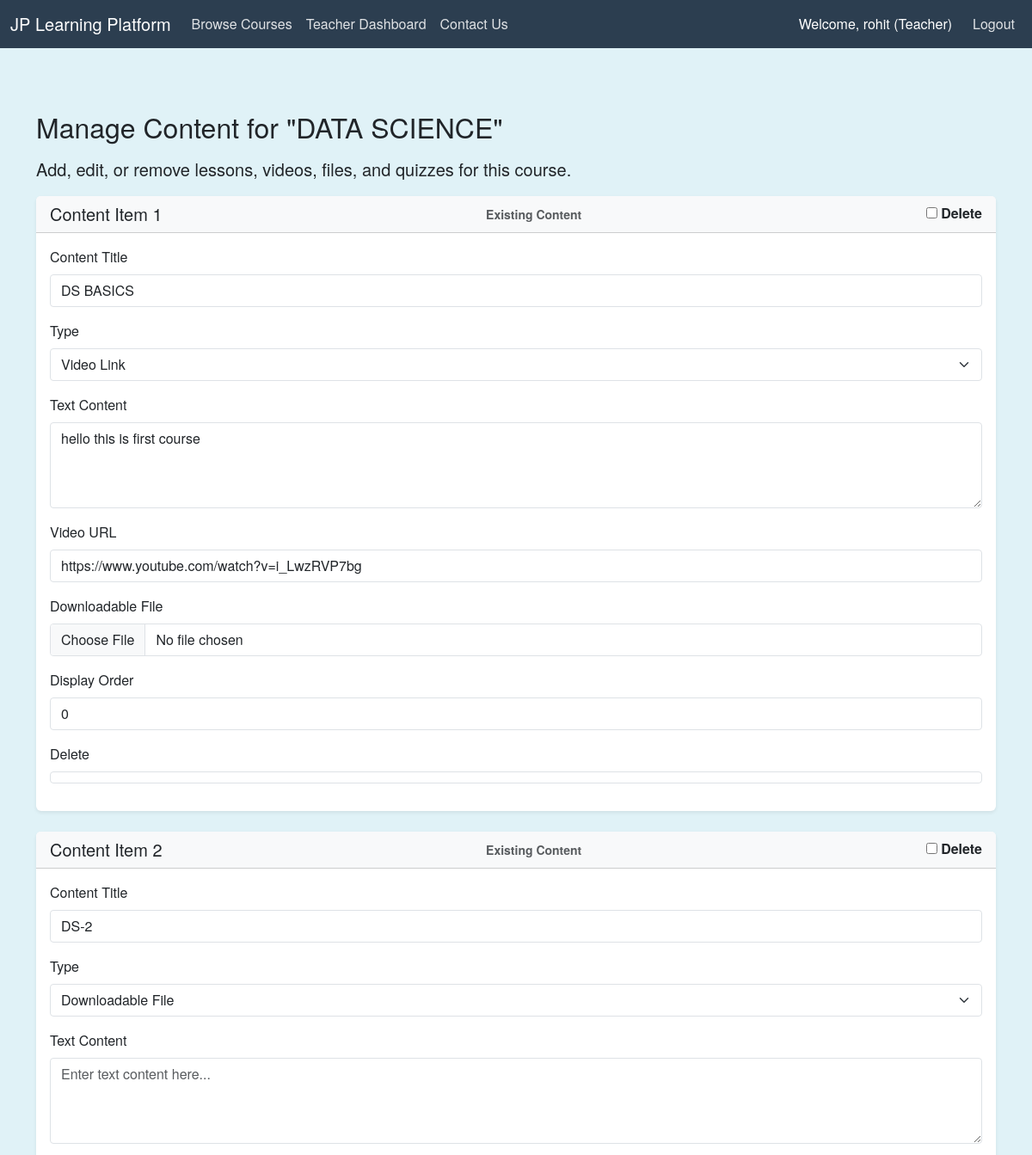
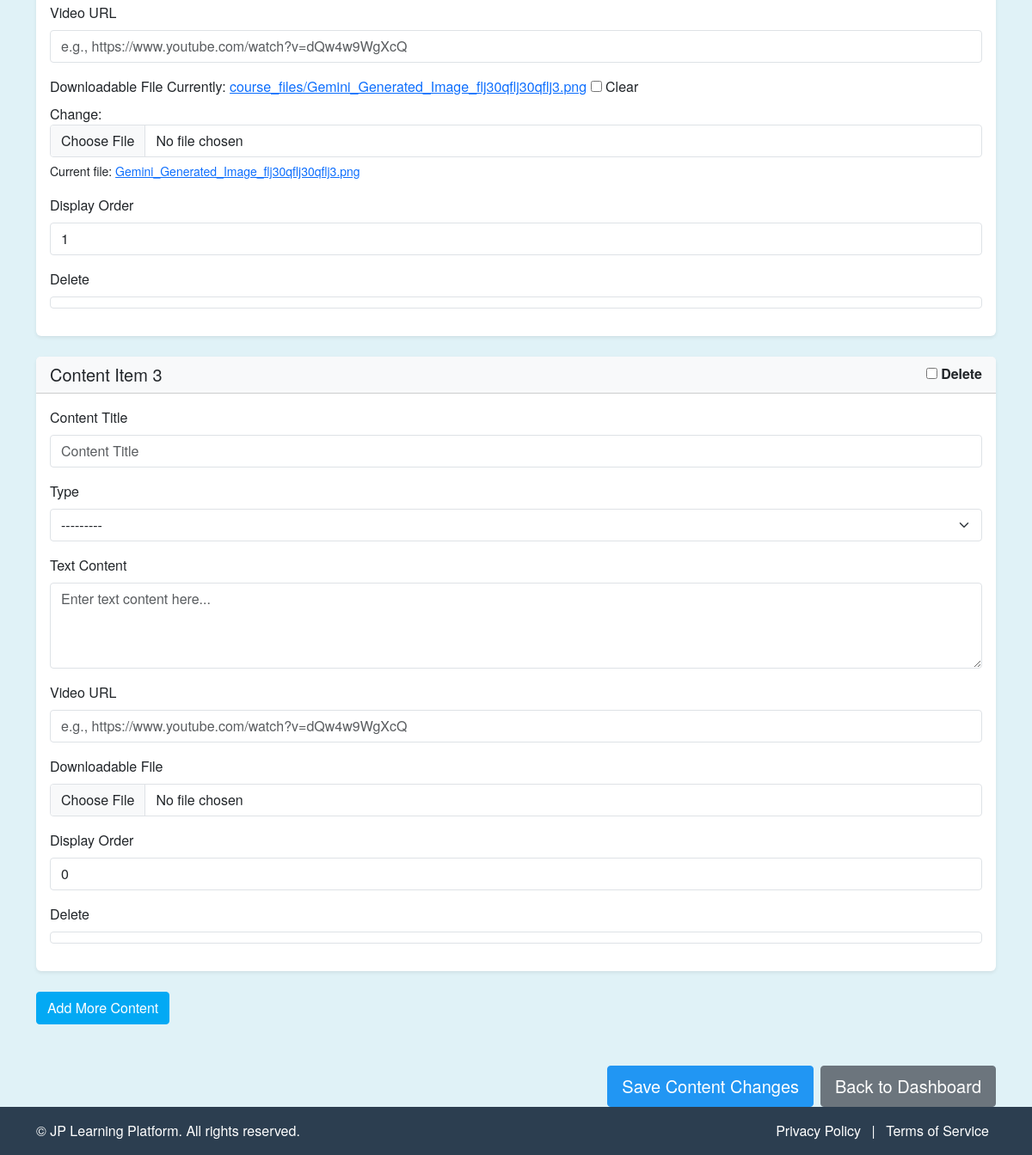
The app's page /teacher/courses/7/content/ (signed in) with its own data (2 pictures, top to bottom).
### core/models.py (models this page shows, shortened)
class User(AbstractUser):
    USER_TYPE_CHOICES = (
        ('student', 'Student'),
        ('teacher', 'Teacher'),
    )
    user_type = models.CharField(max_length=10, choices=USER_TYPE_CHOICES, default='student')
    email_otp = models.CharField(max_length=6, blank=True, null=True)
    otp_created_at = models.DateTimeField(blank=True, null=True)

class Course(models.Model):
    teacher = models.ForeignKey(User, on_delete=models.CASCADE, related_name='courses_taught', limit_choices_to={'user_type': 'teacher'})
    title = models.CharField(max_length=200)
    description = models.TextField()
    price = models.DecimalField(max_digits=10, decimal_places=2)
    category = models.ForeignKey(Category, on_delete=models.SET_NULL, null=True, blank=True, related_name='courses')
    created_at = models.DateTimeField(auto_now_add=True)
    updated_at = models.DateTimeField(auto_now=True)

### teacher/views.py (the view)
# urls.py: path('courses/<int:course_pk>/content/', views.course_content_manage, name='course_content_manage'),
@login_required
@user_passes_test(is_teacher, login_url='login')
def course_content_manage(request, course_pk):
    course = get_object_or_404(Course, pk=course_pk, teacher=request.user)
    CourseContentFormSet = inlineformset_factory(
        Course,
        CourseContent,
        form=CourseContentForm,
        extra=1,
        can_delete=True,
        fields=('title', 'content_type', 'text_content', 'video_url', 'file', 'order')
    )
    if request.method == 'POST':
        formset = CourseContentFormSet(request.POST, request.FILES, instance=course)
        if formset.is_valid():
            new_content_added_flag = False
            for form in formset.forms:
                if form.has_changed() and not form.instance.pk and not form.cleaned_data.get('DELETE'):
                    new_content_added_flag = True
                    break
            formset.save()
            messages.success(request, 'Course content updated successfully!')
            if new_content_added_flag:
                enrolled_students = Enrollment.objects.filter(course=course).select_related('student')
                for enrollment in enrolled_students:
                    student_email = enrollment.student.email
                    context = {
                        'student_name': enrollment.student.username,
                        'course_title': course.title,
                        'teacher_name': course.teacher.get_full_name() or course.teacher.username,
                        'course_pk': course.pk,
                        'protocol': request.scheme,
                        'domain': request.get_host(),
                    }
                    html_message = render_to_string('emails/new_topic_notification.html', context)
                    plain_message = strip_tags(html_message)
                    from_email = getattr(settings, 'DEFAULT_FROM_EMAIL', 'noreply@edustream.com')
                    try:
                        send_mail(
                            f'New Content Added to Your Course: {course.title}',
                            plain_message,
                            from_email,
                            [student_email],
                            html_message=html_message,
                            fail_silently=False,
                        )
                        print(f"Sent new topic email to {student_email} for course {course.title}")
                    except Exception as e:
                        print(f"Failed to send new topic email to {student_email}: {e}")
            return redirect('course_content_manage', course_pk=course.pk)
        else:
            messages.error(request, 'Please correct the errors in the content forms.')
    else:
        formset = CourseContentFormSet(instance=course)
    return render(request, 'teacher/course_content_manage.html', {'course': course, 'formset': formset})

### core/templatetags/custom_filters.py (called while the page is built)
@register.filter(name='add_class')
def add_class(value, arg):
    return value.as_widget(attrs={'class': arg})

### teacher/views.py (called while the page is built)
def is_teacher(user):
    return user.is_authenticated and user.user_type == 'teacher'

### templates/teacher/course_content_manage.html (shortened to what this page needs)
{% extends 'base.html' %}
{% load static %}
{% load custom_filters %}
{% block content %}
<h2 class="mb-3">Manage Content for "{{ course.title }}"</h2>
<p class="lead">Add, edit, or remove lessons, videos, files, and quizzes for this course.</p>
<form method="post" enctype="multipart/form-data" id="content_formset">
<div id="formset-container">
{% for form in formset %}
<div class="card mb-4 shadow-sm content-item" id="content-item-{{ forloop.counter0 }}">
<div class="card-header bg-light d-flex justify-content-between align-items-center">
<h5 class="mb-0">Content Item {{ forloop.counter }}</h5>
{% if form.instance.pk %}<small class="text-muted">Existing Content</small>{% endif %}
{% if formset.can_delete %}
<div class="form-check">
{{ form.DELETE }}
<label class="form-check-label" for="{{ form.DELETE.id_for_label }}">Delete</label>
</div>
{% endif %}
</div>
<div class="card-body">
{% for field in form.visible_fields %}
<div class="mb-3">
<label for="{{ field.id_for_label }}" class="form-label">{{ field.label }}</label>
{% if field.name == 'content_type' %}
{{ field|add_class:"form-select" }}
{% elif field.name == 'file' %}
{{ field|add_class:"form-control" }}
{% if field.value %}
<p class="mt-1"><small>Current file: <a href="{{ field.value.url }}" target="_blank">{{ field.value.name|cut:"course_files/" }}</a></small></p>
{% endif %}
{% else %}
{{ field|add_class:"form-control" }}
{% endif %}
</div>
{% endfor %}
</div>
</div>
{% endfor %}
</div>
<button type="button" id="add-content-item" class="btn btn-info mb-4">Add More Content</button>
<div class="d-flex justify-content-end gap-2 mt-4">
<button type="submit" class="btn btn-primary btn-lg">Save Content Changes</button>
<a href="{% url 'teacher_dashboard' %}" class="btn btn-secondary btn-lg">Back to Dashboard</a>
</div>
</form>
{% endblock %}

### templates/base.html (shortened to what this page needs)
<!DOCTYPE html>
<html lang="en">
<head>
<link href="https://cdn.jsdelivr.net/npm/bootstrap@5.3.3/dist/css/bootstrap.min.css" rel="stylesheet">
<link rel="stylesheet" href="/static/css/style.css">
<link rel="stylesheet" href="https://cdn.jsdelivr.net/npm/bootstrap-icons@1.11.3/font/bootstrap-icons.min.css">
</head>
<body>
<nav class="navbar navbar-expand-lg navbar-dark bg-dark fixed-top">
<div class="container-fluid">
<a class="navbar-brand" href="{% url 'home' %}">JP Learning Platform</a>
<div class="collapse navbar-collapse" id="navbarNav">
<ul class="navbar-nav me-auto mb-2 mb-lg-0">
<li class="nav-item">
<a class="nav-link" href="{% url 'course_list' %}">Browse Courses</a>
</li>
{% if user.is_authenticated %}
{% if user.user_type == 'teacher' %}
<li class="nav-item">
<a class="nav-link" href="{% url 'teacher_dashboard' %}">Teacher Dashboard</a>
</li>
{% elif user.user_type == 'student' %}
<li class="nav-item">
<a class="nav-link" href="{% url 'student_dashboard' %}">Student Dashboard</a>
</li>
{% endif %}
{% endif %}
<li class="nav-item">
<a class="nav-link" href="#contact">Contact Us</a>
</li>
</ul>
<ul class="navbar-nav ms-auto">
{% if user.is_authenticated %}
<li class="nav-item">
<span class="nav-link text-white">Welcome, {{ user.username }} ({{ user.user_type|capfirst }})</span>
</li>
<li class="nav-item">
<a class="nav-link btn btn-outline-light ms-2" href="{% url 'logout' %}">Logout</a>
</li>
{% endif %}
</ul>
</div>
</div>
</nav>
<div class="container mt-4 pt-5">
{% block content %}
{% endblock %}
</div>
<footer class="footer py-3 bg-dark text-white mt-auto">
<div class="container">
<div class="row">
<div class="col-md-6 text-center text-md-start">
<span>&copy; {{ "now"|date:"Y" }} JP Learning Platform. All rights reserved.</span>
</div>
<div class="col-md-6 text-center text-md-end">
<a href="#privacy" class="text-white text-decoration-none mx-2">Privacy Policy</a>
<span class="text-white">|</span>
<a href="#terms" class="text-white text-decoration-none mx-2">Terms of Service</a>
</div>
</div>
</div>
</footer>
</body>
</html>

### static/css/style.css (style rules this page uses)
body { padding-top:56px; background-color:#e0f2f7; display:flex; flex-direction:column; min-height:100vh; font-family: 'Helvetica Neue', Helvetica, Arial, sans-serif; }
.card { box-shadow:0 0.25rem 0.5rem rgba(0,0,0,0.1); border:none; }
.card-header { font-weight:600; }
.form-control,.form-select,.btn { border-radius:.25rem; }
textarea.form-control { min-height:100px; }
.container.mt-4.pt-5 { flex-grow:1; }
.footer { padding:1rem; background-color:#1a535c; color:#fff; }
.footer .text-white { color:#fff!important; }
.footer .text-decoration-none { text-decoration:none!important; }
.bg-dark { background-color: #2c3e50 !important; }
.navbar-dark .navbar-nav .nav-link { color: rgba(255,255,255,.85); }
.btn-primary, .bg-primary, .text-primary { background-color: #2196f3 !important; border-color: #2196f3 !important; color: #fff !important; }
.btn-info, .bg-info, .text-info { background-color: #03a9f4 !important; border-color: #03a9f4 !important; color: #fff !important; }

### records on screen
User: username "rohit", user_type "Teacher"
Course: title "DATA SCIENCE"

### other values on screen
{{ field.label }} "Content Title" "Type" "Text Content" "Video URL" "Downloadable File" "Display Order" "Delete" "Content Title" "Type" "Text Content" "Video URL" "Downloadable File" "Display Order" "Delete" "Content Title" "Type" "Text Content" "Video URL" "Downloadable File" "Display Order" "Delete"
{{ field.value.name|cut:"course_files/" }} "Gemini_Generated_Image_flj30qflj30qflj3.png"
